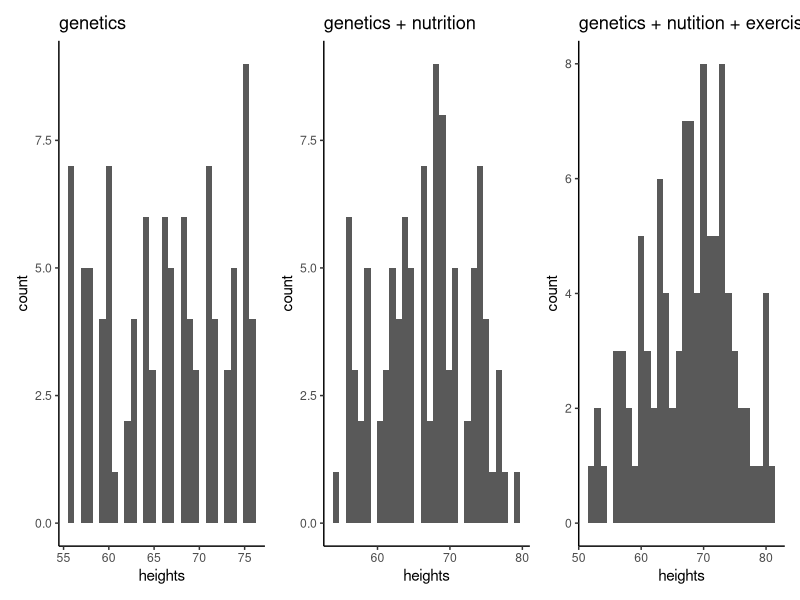

Recreate this plot in R.
## ---- chunk 1

set.seed(4)

library(tidyverse)
library(ggplot2)
library(patchwork)

sim_heights <- c()
avg_height = 66

for (person in 1:100){
  genes <- sample(-10:10, size=1)
  sim_heights[person] <- avg_height + genes
  }

df1 <- tibble(heights = sim_heights)
plot1 <- ggplot(df1, aes(x=heights)) + geom_histogram() + theme_classic() + labs(title="genetics")

for (person in 1:100){
  genes <- sample(-10:10, size=1)
  nutrition <- sample(-3:3, size=1)
  sim_heights[person] <- avg_height + genes + nutrition
  }

df2 <- tibble(heights = sim_heights)
plot2 <- ggplot(df2, aes(x=heights)) + geom_histogram() + theme_classic() + labs(title="genetics + nutrition")

for (person in 1:100){
  genes <- sample(-10:10, size=1)
  nutrition <- sample(-3:3, size=1)
  exercise <- sample(-5:5, size=1)
  sim_heights[person] <- avg_height + genes + nutrition + exercise
  }

df3 <- tibble(heights = sim_heights)
plot3 <- ggplot(df3, aes(x=heights)) + geom_histogram() + theme_classic() + labs(title="genetics + nutition + exercise")

plot1+plot2+plot3
